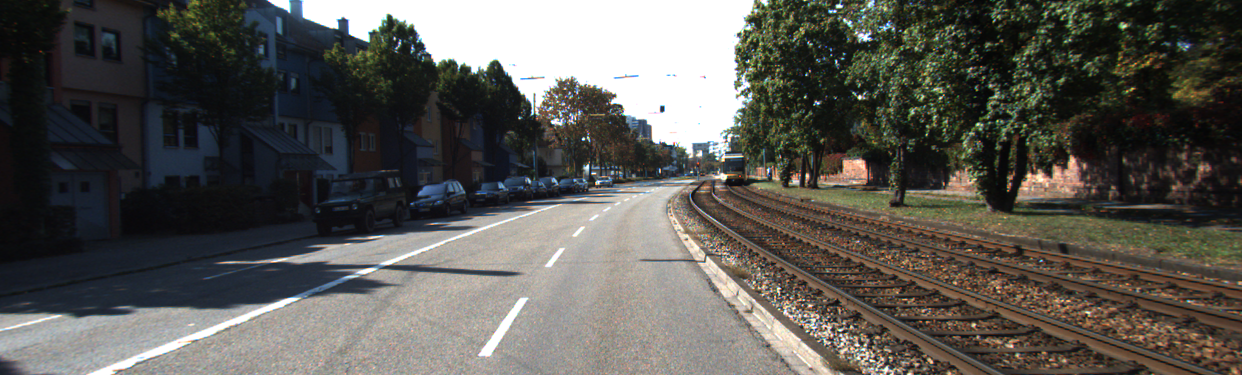
#> input picture Video data/2011_09_26/2011_09_26_drive_0001_sync/image_02/data/0000000000.png, 1242 x 375 px, found by its file name
$ python featureMatching.py
#> lines starting #> are read from the running program, lines starting #| are printed output that depends on the picture
import numpy as np
import cv2 as cv
import matplotlib.pyplot as plt

img1 = cv.imread('C:\\Users\\Kjetk\PycharmProjects\\velocityEstimationStereo\\2011_09_26\\2011_09_26_drive_0096_sync\\image_02\\data\\0000000000.png',0)
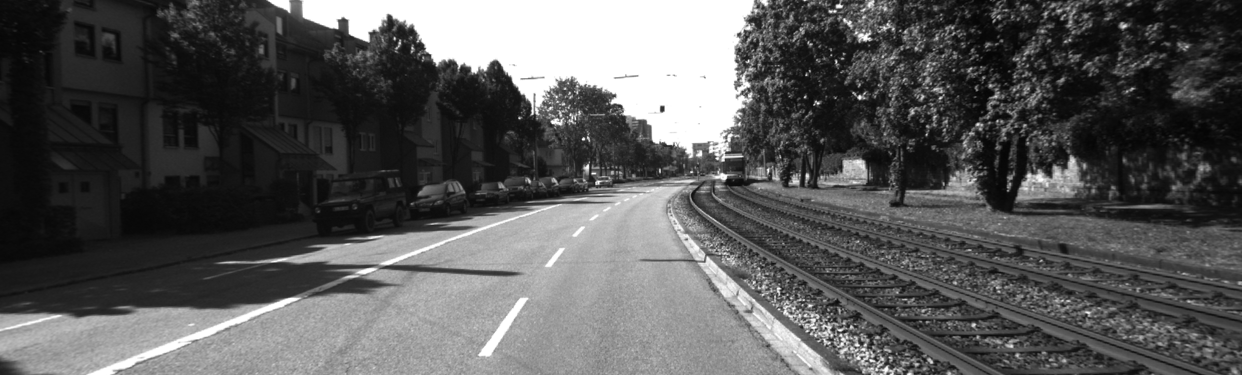
#> img1: shape (375, 1242); min 4, max 255, mean 87.7
img2 = cv.imread('C:\\Users\\Kjetk\PycharmProjects\\velocityEstimationStereo\\2011_09_26\\2011_09_26_drive_0096_sync\\image_02\\data\\0000000001.png',0)
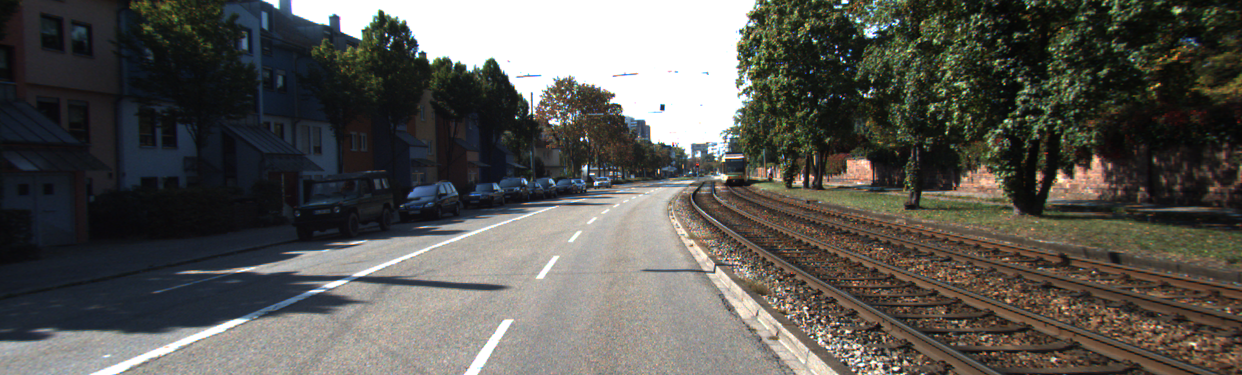
#> input picture Video data/2011_09_26/2011_09_26_drive_0001_sync/image_02/data/0000000001.png, 1242 x 375 px, found by its file name
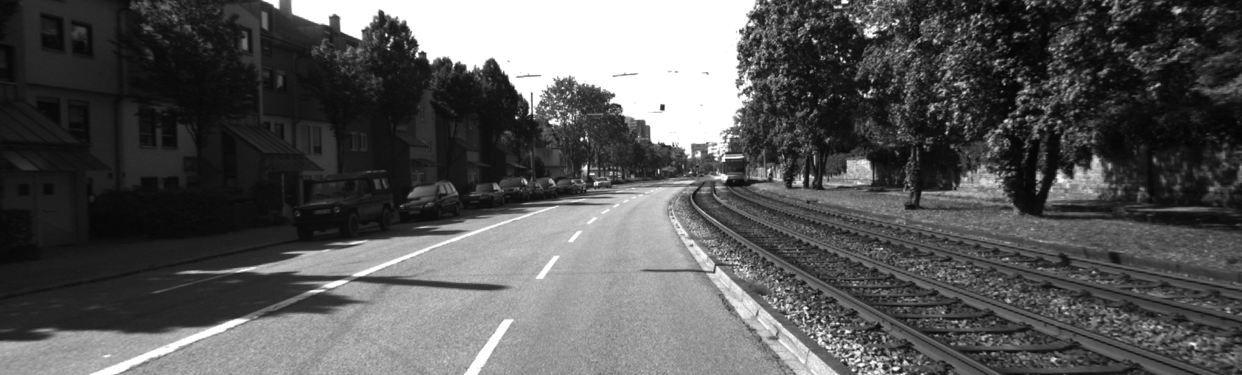
#> img2: shape (375, 1242); min 4, max 255, mean 86.5
# Initiate ORB detector
orb = cv.ORB_create()
# find the keypoints and descriptors with ORB
kp1, des1 = orb.detectAndCompute(img1,None)
#> kp1 = 500 keypoints; strongest (x, y, size): (661, 109, 37.2), (662, 107, 31), (661, 110, 31), (859, 98, 31)
kp2, des2 = orb.detectAndCompute(img2,None)
#> kp2 = 500 keypoints; strongest (x, y, size): (661, 106, 37.2), (422, 53, 37.2), (662, 108, 37.2), (550, 121, 31)

# create BFMatcher object
bf = cv.BFMatcher(cv.NORM_HAMMING, crossCheck=True)
# Match descriptors.
matches = bf.match(des1,des2)
#> matches = 318 matches
i = 0
for m in matches:
    print(m.distance)
#> this loop made 318 passes
#| 12.0
#| 22.0
#| 43.0
#| 64.0
#| 17.0
#| 20.0
#| 21.0
#| 18.0
#> (further printed lines are left out)

# Sort them in the order of their distance.
matches = sorted(matches, key = lambda x:x.distance)
# Draw first 10 matches.
img3 = cv.drawMatches(img1,kp1,img2,kp2,matches[:10],None,flags=cv.DrawMatchesFlags_NOT_DRAW_SINGLE_POINTS)
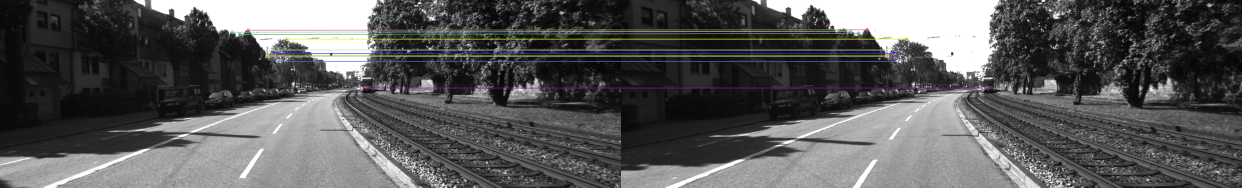
#> img3: shape (375, 2484, 3) (shown at 1/2 size); mean of channels 0, 1, 2 88.4, 88.6, 88.6; drawn as B, G, R
plt.imshow(img3),plt.show()
